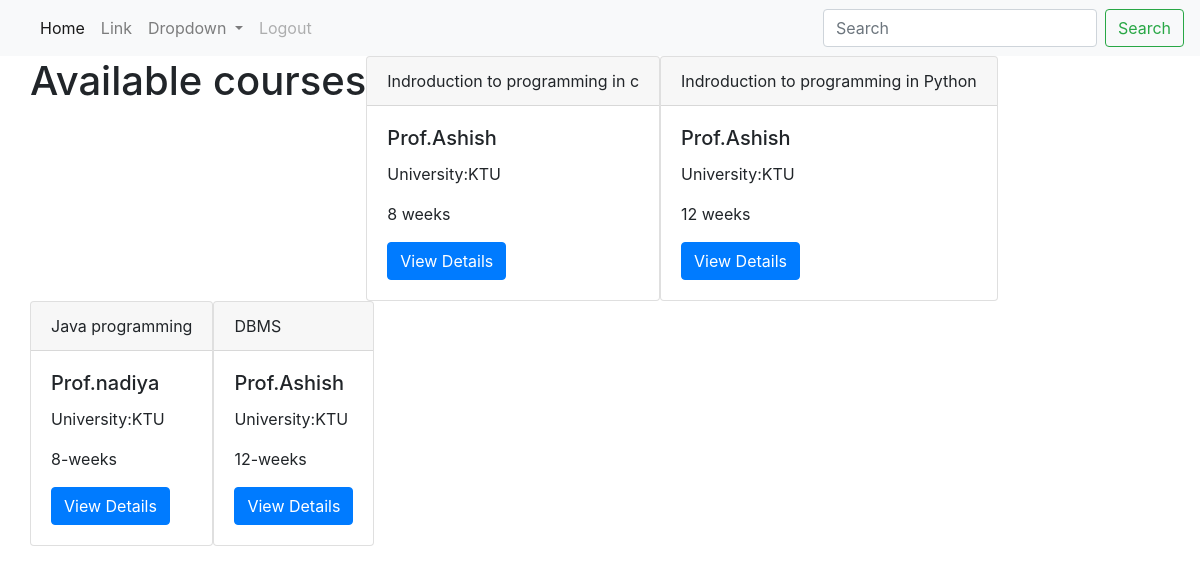
The app's page /home, older data.
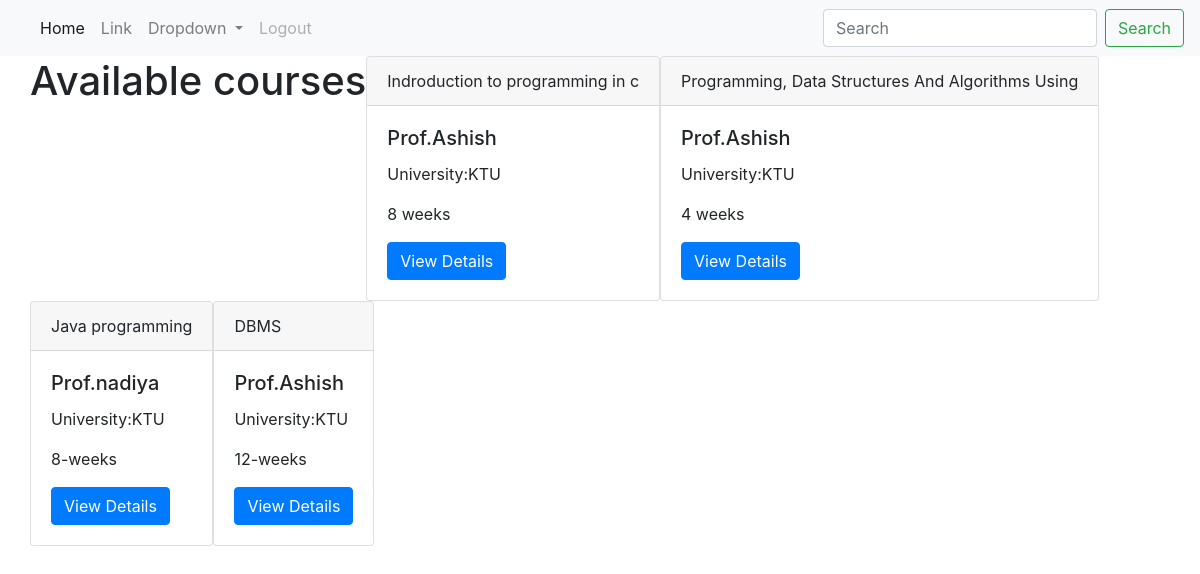
The same page, newer data.
### Course/models.py (models this page shows, shortened)
class Course(models.Model):
    course_name = models.CharField(max_length=50)
    duration = models.CharField(max_length=50)
    university = models.ForeignKey(University, on_delete=models.CASCADE)
    faculty = models.ForeignKey(Faculty, on_delete=models.CASCADE)
    description = models.TextField()
    created_date = models.DateField()
    is_active = models.BooleanField(default=True)
    course_layout = models.TextField(null = True, blank = True)
    certificate = models.TextField(null = True, blank = True)

### admin_management/models.py (models this page shows)
class Faculty(models.Model):
    user=models.OneToOneField(User, on_delete=models.CASCADE, null=True)
    address = models.ForeignKey(Address, on_delete=models.CASCADE)
    phone_number=models.IntegerField( null=True)
    university = models.ForeignKey(University, on_delete=models.CASCADE)
    def __str__(self):
        return self.user.first_name

class University(models.Model):
    university_name = models.CharField(max_length=100, null=True)
    address = models.ForeignKey(Address, on_delete=models.CASCADE)
    email = models.EmailField()
    mobile_number = models.IntegerField(max_length=15)
    def __str__(self):
        return self.university_name

### user_management/views.py (the view)
# urls.py: path("home", views.HomePage.as_view(), name="home"),
class HomePage(generic.ListView):
    template_name = "home.html"
    model = Course

### user_management/templates/home.html (shortened to what this page needs)
{% extends 'base.html' %}
{% block content %}
<div>
    <h1>Available courses</h1>
    </div>
    {% for c in object_list %}
    <div class="card">
        <div class="card-header">{{c.course_name}}</div>
        <div class="card-body">
          <h5 class="card-title" >Prof.{{c.faculty}}</h5>
          <p class="card-text">University:{{c.university}}</p>
          <p class="card-text">{{c.duration}}</p>
          <a href="{% url 'course-detail' c.id %}" class="btn btn-primary">View Details</a>
        </div>
      </div>
       {% endfor %}
{% endblock %}

Row changes from the older to the newer data that the page shows:
changed Course: course_name "Indroduction to programming in Python" → "Programming, Data Structures And Algorithms Using"; duration "12 weeks" → "4 weeks"
